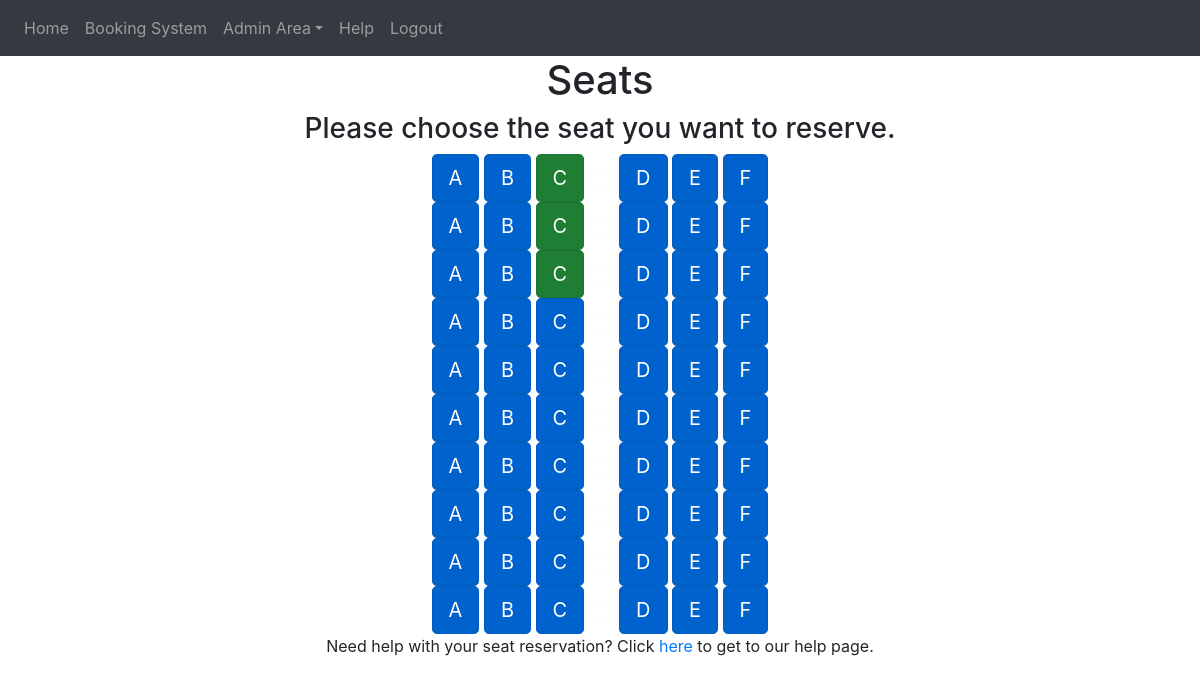
The page /flight/1 (signed in) on the database as committed earlier.
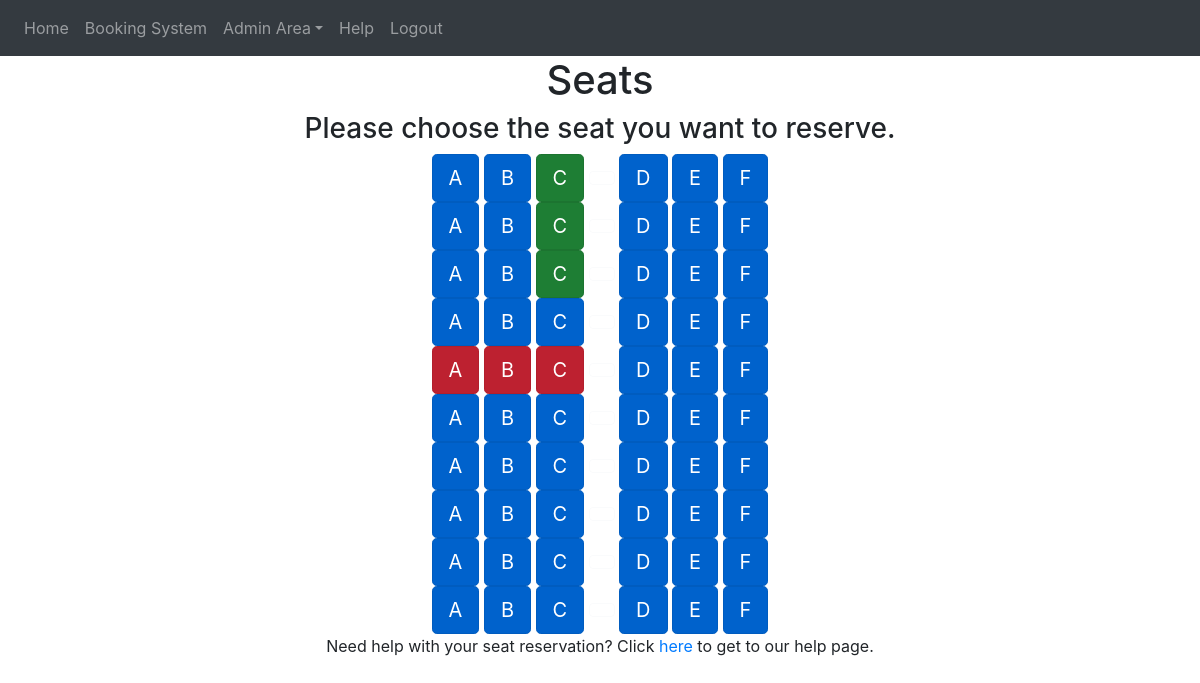
The same page on the database as committed later.
### website/models.py (models this page shows)
class Seat(db.Model):
    id = db.Column(db.Integer, primary_key=True)
    flight = db.Column(db.String(10))
    seat_row = db.Column(db.String(5))
    seat_column = db.Column(db.String(5))
    seat_status = db.Column(db.String(10))
    seat_type = db.Column(db.String(10))
    seat_unique = db.Column(db.String(20), unique=True)
    user_id = db.Column(db.Integer, db.ForeignKey('user.id'))

### website/views.py (the view)
@views.route('/flight/<int:flights>', methods=['GET'])
@login_required
def flight(flights):
    seat_to_render = Seat.query.filter_by(flight=flights)
    row_number = Seat.query.filter_by(flight=flights, seat_column='A').all()
    list_of_rows = []
    for i in range(len(row_number)):
        row = Seat.query.filter_by(flight=flights, seat_row=i)
        list_of_rows.append(row)
    return render_template('seats.html', user=current_user, seat_to_render=seat_to_render, list_of_rows=list_of_rows)

### website/__init__.py (called while the page is built)
def create_app():
    from .views import views
    from .auth import auth
    from .admin import admins
    from .models import User, Seat
    app = Flask(__name__)
    app.config['SECRET_KEY'] = 'hjshjhdjah kjshkjdhjs'
    app.config['SQLALCHEMY_DATABASE_URI'] = f'sqlite:///{DB_NAME}'
    app.config['FLASK_ADMIN_SWATCH'] = 'cerulean'
    app.register_blueprint(views, url_prefix='/')
    app.register_blueprint(auth, url_prefix='/')
    app.register_blueprint(admins, url_prefix='/admin-area')
    db.init_app(app)
    create_database(app)
    login_manager = LoginManager()
    login_manager.login_view = 'auth.login'
    login_manager.init_app(app)
    @login_manager.user_loader
    def load_user(id):
        return User.query.get(int(id))
    return app

### website/templates/seats.html (shortened to what this page needs)
{% extends "base.html" %} {% block title %}Seats{% endblock %}
{% block content%}
<form method="POST">
<h1 align="center">Seats</h1>
	<h3 align="center">Please choose the seat you want to reserve. </h3>
	{% for element in list_of_rows %}
	<div class="container" align="center">
		{% for seat in element %}
		{% if seat.seat_type == 'Aisle_Left' %}
		{% if seat.seat_status == 'True' %}
		<a type="button" class="btn btn-primary btn-lg active" role="button" aria-pressed="true" data-toggle="modal" data-target="#ReserveModal{{seat.id}}" href="{{url_for('views.booking_seat', id=seat.id, flights=seat.flight)}}">{{seat.seat_column}}</a>
		<button type="button" class="btn btn-outline-light" disabled></button>
		{% elif seat.user_id == current_user.id%}
		<a type="button" class="btn btn-success btn-lg active" role="button" aria-pressed="true" data-toggle="modal" data-target="#CancelModal{{seat.id}}" href="{{url_for('views.cancel_seat', id=seat.id, flights=seat.flight)}}">{{seat.seat_column}}</a>
		<button type="button" class="btn btn-outline-light" disabled></button>
		{% elif seat.seat_status == 'False' %}
		<a type="button" class="btn btn-danger btn-lg active" role="button" aria-pressed="true">{{seat.seat_column}}</a>
		<button type="button" class="btn btn-outline-light" disabled></button>
		{% endif %}
		{% elif seat.seat_status == 'True' %}
		<a type="button" href="{{url_for('views.booking_seat', id=seat.id, flights=seat.flight)}}" class="btn btn-primary btn-lg active" role="button" aria-pressed="true" data-toggle="modal" data-target="#ReserveModal{{seat.id}}">{{seat.seat_column}}</a>
		{% elif seat.seat_status == 'False' %}
		<a type="button" class="btn btn-danger btn-lg active" role="button" aria-pressed="true">{{seat.seat_column}}</a>
		{% endif %}
		{% endfor %}
		</div>
		{% endfor %}
<p align="center">Need help with your seat reservation? Click
	<a href="/help" class="link-primary">here </a>
	to get to our help page. </p>
{% endblock %}

Rows that differ between the two databases and show on the page:
changed Seat (number 25 of 60 on the later page): seat_status "True" → "False" (drawn)
changed Seat (number 26 of 60 on the later page): seat_status "True" → "False" (drawn)
changed Seat (number 27 of 60 on the later page): seat_status "True" → "False" (drawn)
Other text that changed with them:
list line gone: "A"
new list line: "A"
list line gone: "B"
new list line: "B"
list line gone: "C"
new list line: "C"
